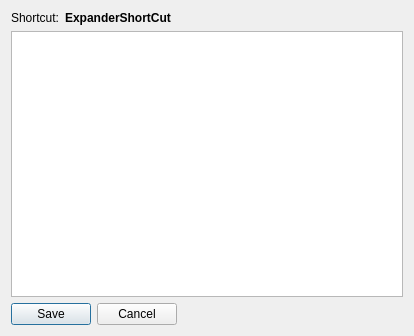
<?xml version="1.0" encoding="UTF-8"?>
<ui version="4.0">
 <class>ExpandEasyEditor</class>
 <widget class="QDialog" name="ExpandEasyEditor">
  <property name="geometry">
   <rect>
    <x>0</x>
    <y>0</y>
    <width>414</width>
    <height>336</height>
   </rect>
  </property>
  <property name="sizePolicy">
   <sizepolicy hsizetype="Fixed" vsizetype="Fixed">
    <horstretch>0</horstretch>
    <verstretch>0</verstretch>
   </sizepolicy>
  </property>
  <property name="windowTitle">
   <string>Edit expander</string>
  </property>
  <property name="modal">
   <bool>true</bool>
  </property>
  <layout class="QVBoxLayout" name="verticalLayout">
   <item>
    <layout class="QHBoxLayout" name="horizontalLayout_2">
     <item>
      <widget class="QLabel" name="label">
       <property name="sizePolicy">
        <sizepolicy hsizetype="Fixed" vsizetype="Fixed">
         <horstretch>0</horstretch>
         <verstretch>0</verstretch>
        </sizepolicy>
       </property>
       <property name="text">
        <string>Shortcut:</string>
       </property>
      </widget>
     </item>
     <item>
      <widget class="QLabel" name="expanderShortcutView">
       <property name="font">
        <font>
         <weight>75</weight>
         <bold>true</bold>
        </font>
       </property>
       <property name="text">
        <string>ExpanderShortCut</string>
       </property>
      </widget>
     </item>
    </layout>
   </item>
   <item>
    <widget class="TextEdit" name="expanderContents"/>
   </item>
   <item>
    <layout class="QHBoxLayout" name="horizontalLayout">
     <item>
      <widget class="QPushButton" name="btn_save">
       <property name="text">
        <string>Save</string>
       </property>
      </widget>
     </item>
     <item>
      <widget class="QPushButton" name="btn_cancel">
       <property name="text">
        <string>Cancel</string>
       </property>
      </widget>
     </item>
     <item>
      <spacer name="horizontalSpacer">
       <property name="orientation">
        <enum>Qt::Horizontal</enum>
       </property>
       <property name="sizeHint" stdset="0">
        <size>
         <width>40</width>
         <height>20</height>
        </size>
       </property>
      </spacer>
     </item>
    </layout>
   </item>
  </layout>
 </widget>
 <customwidgets>
  <customwidget>
   <class>TextEdit</class>
   <extends>QTextEdit</extends>
   <header>textedit.h</header>
  </customwidget>
 </customwidgets>
 <resources/>
 <connections/>
</ui>
